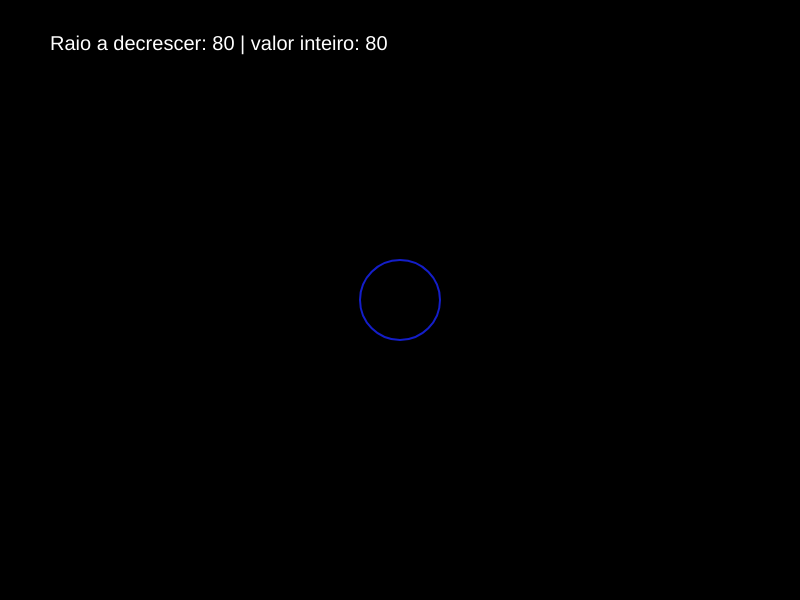
Frame 1 (no input)
Frame 60 (no input): identical to frame 1, image omitted
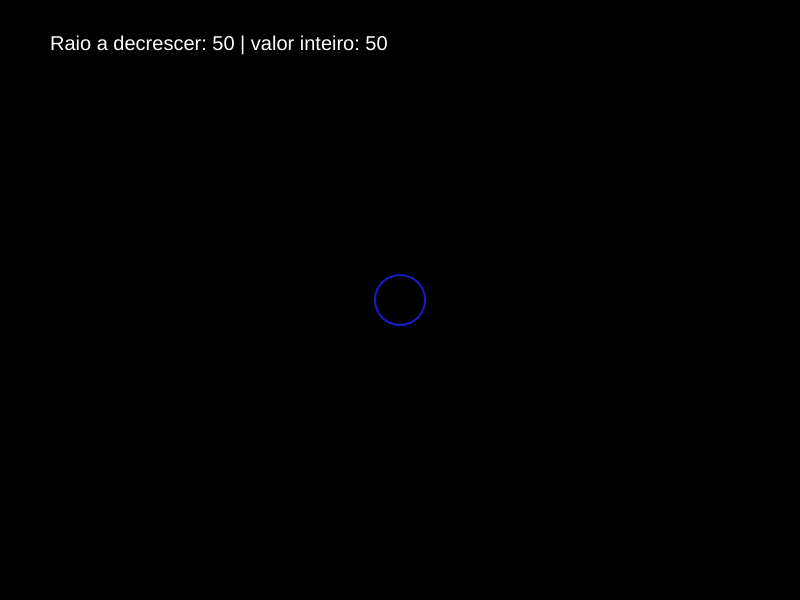
Frame 120 (the mouse pressed at the canvas centre since frame 60)

The p5.js sketch that drew these frames (run headless with seeded random() and noise() and a simulated clock; from frame 60 on, the mouse is pressed at the canvas centre):

// p5.js sketch
// ── sketch.js

var batatas;
var raio;
var frase;
var valor;
var decisao;



function setup() {

createCanvas(800,600);
raio = 0.00;
decisao = false;
colorMode(RGB);
background (0);
noFill();
stroke(200,30,20);
strokeWeight(2);




ellipse (width/2,height/2,40,40);

textSize(20);




}

function draw() {

background (0);
    
  if (decisao == true){
    frase = "Raio: ";
    stroke(200,30,20);
    if (mouseY <= height/2) {
    raio = map(mouseX,0,width,20,80);}
    else {
    raio = map(mouseX,0,width,80,20);
    }}
    
  else{
    frase = "Raio a decrescer: ";
    stroke(20,30,200);
    if (mouseY >= height/2) {
    raio = map(mouseX,0,width,20,80);}
    else {
    raio = map(mouseX,0,width,80,20);
    }
  }
  
 
  strokeWeight(2);
  noFill();
  ellipse (width/2,height/2,raio,raio);
  batatas = int(raio);
  valor =  str(raio);

  noStroke();
  fill(255);
  strokeWeight(1);
  text (frase + valor + " | valor inteiro: " + str(batatas), 50, 50);

 
 
}

function keyTyped(){
  if (key == 'a'){
    decisao = !decisao;}
}
